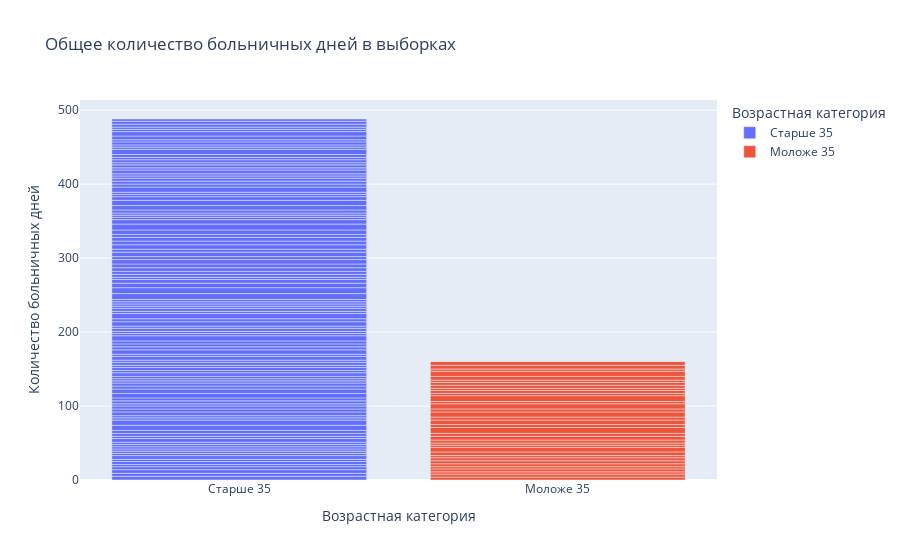
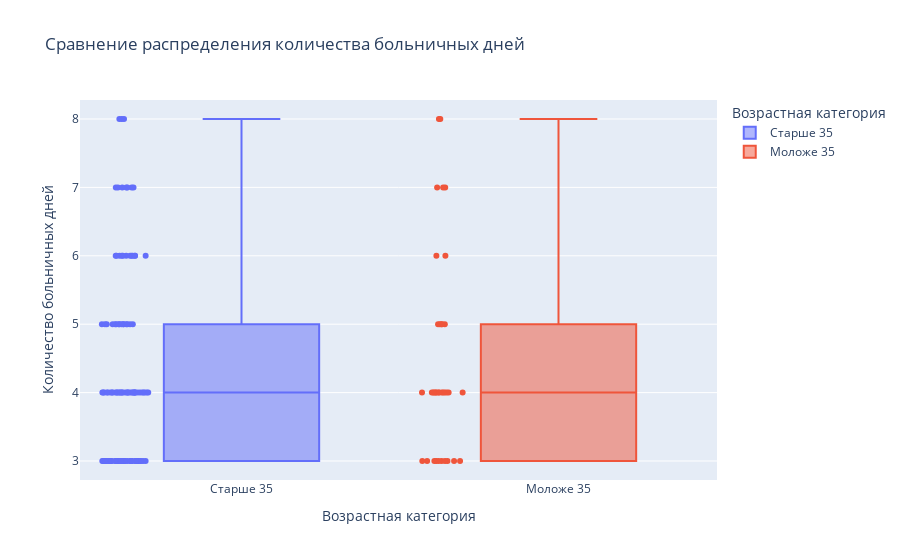
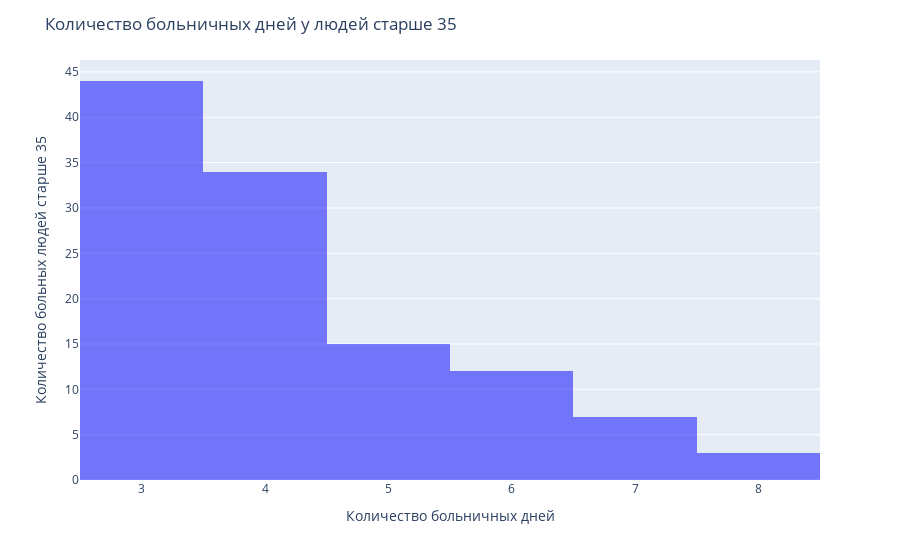
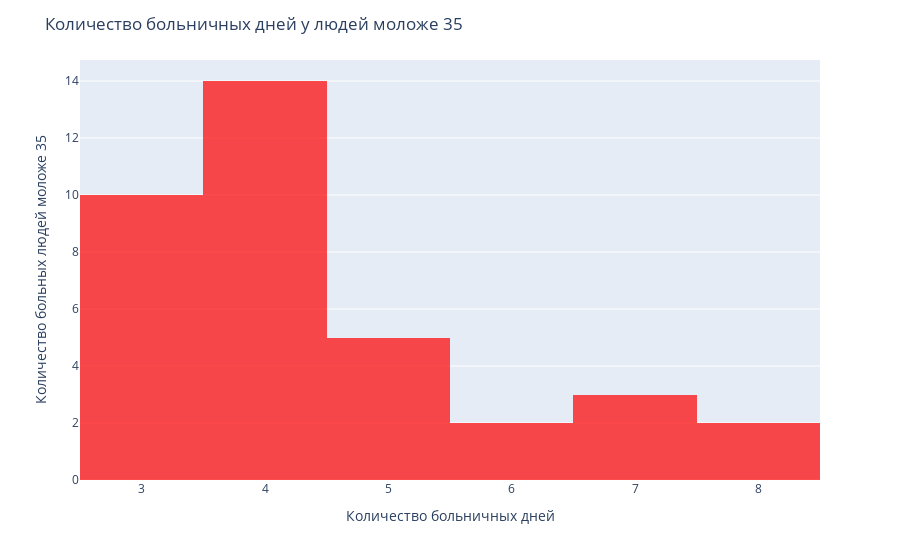

The notebook cell saved with these charts, in order:
### Markdown cell above
### Графики

### Code cell
import plotly.express as px


plot_df = df[df['Количество больничных дней'] > 2]
plot_df['Возрастная категория'] = (plot_df['Возраст'] > 35).map({True: 'Старше 35', False: 'Моложе 35'})

fig = px.bar(plot_df, x='Возрастная категория',
             y='Количество больничных дней', color='Возрастная категория',
             title='Общее количество больничных дней в выборках (размер выборок)')
fig.show()

fig = px.box(plot_df, x='Возрастная категория', y='Количество больничных дней',
             title='Cравнение распределения количества больничных дней',
             points="all", color='Возрастная категория')
fig.show()

fig = px.histogram(old_over_two_days, x='Количество больничных дней',
                   opacity=0.5, color_discrete_sequence=['blue'])
fig.update_layout(title='Количество больничных дней у людей старше 35',
                  xaxis_title='Количество больничных дней',
                  yaxis_title='Количество больных людей старше 35')
fig.show()

fig = px.histogram(young_over_two_days, x='Количество больничных дней',
                   opacity=0.7, color_discrete_sequence=['red'])
fig.update_layout(title='Количество больничных дней у людей моложе 35',
                  xaxis_title='Количество больничных дней',
                  yaxis_title='Количество больных людей моложе 35')
fig.show()

### Figure 1 — Plotly figure (JSON) as saved in the notebook; plotly's stock layout.template omitted (floating-point values rounded to 4 significant figures)
{"data": [{"alignmentgroup": "True", "hovertemplate": "Возрастная категория=%{x}<br>Количество больничных дней=%{y}<extra></extra>", "legendgroup": "Старше 35", "marker": {"color": "#636efa", "pattern": {"shape": ""}}, "name": "Старше 35", "offsetgroup": "Старше 35", "orientation": "v", "showlegend": true, "textposition": "auto", "type": "bar", "x": ["Старше 35", "Старше 35", "Старше 35", "Старше 35", "Старше 35", "Старше 35", "Старше 35", "Старше 35", "Старше 35", "Старше 35", "Старше 35", "Старше 35", "Старше 35", "Старше 35", "Старше 35", "Старше 35", "Старше 35", "Старше 35", "Старше 35", "Старше 35", "Старше 35", "Старше 35", "Старше 35", "Старше 35", "Старше 35", "Старше 35", "Старше 35", "Старше 35", "Старше 35", "Старше 35", "Старше 35", "Старше 35", "Старше 35", "Старше 35", "Старше 35", "Старше 35", "Старше 35", "Старше 35", "Старше 35", "Старше 35", "Старше 35", "Старше 35", "Старше 35", "Старше 35", "Старше 35", "Старше 35", "Старше 35", "Старше 35", "Старше 35", "Старше 35", "Старше 35", "Старше 35", "Старше 35", "Старше 35", "Старше 35", "Старше 35", "Старше 35", "Старше 35", "Старше 35", "Старше 35", "Старше 35", "Старше 35", "Старше 35", "Старше 35", "Старше 35", "Старше 35", "Старше 35", "Старше 35", "Старше 35", "Старше 35", "Старше 35", "Старше 35", "Старше 35", "Старше 35", "Старше 35", "Старше 35", "Старше 35", "Старше 35", "Старше 35", "Старше 35", "Старше 35", "Старше 35", "Старше 35", "Старше 35", "Старше 35", "Старше 35", "Старше 35", "Старше 35", "Старше 35", "Старше 35", "Старше 35", "Старше 35", "Старше 35", "Старше 35", "Старше 35", "Старше 35", "Старше 35", "Старше 35", "Старше 35", "Старше 35", "Старше 35", "Старше 35", "Старше 35", "Старше 35", "Старше 35", "Старше 35", "Старше 35", "Старше 35", "Старше 35", "Старше 35", "Старше 35", "Старше 35", "Старше 35", "Старше 35", "Старше 35"], "xaxis": "x", "y": [5, 4, 5, 4, 3, 4, 3, 5, 3, 3, 3, 3, 3, 3, 5, 3, 4, 4, 7, 7, 3, 3, 5, 4, 4, 3, 4, 4, 6, 6, 4, 4, 3, 3, 3, 5, 3, 4, 3, 4, 3, 5, 3, 6, 4, 4, 4, 7, 3, 3, 4, 3, 6, 4, 7, 3, 4, 3, 3, 3, 3, 8, 8, 6, 5, 3, 4, 4, 5, 5, 6, 4, 6, 4, 6, 5, 5, 4, 6, 8, 6, 3, 3, 3, 4, 6, 7, 5, 3, 3, 7, 4, 4, 4, 3, 3, 5, 3, 4, 3, 4, 3, 4, 7, 3, 3, 4, 3, 5, 6, 3, 3, 4, 4, 3], "yaxis": "y"}, {"alignmentgroup": "True", "hovertemplate": "Возрастная категория=%{x}<br>Количество больничных дней=%{y}<extra></extra>", "legendgroup": "Моложе 35", "marker": {"color": "#EF553B", "pattern": {"shape": ""}}, "name": "Моложе 35", "offsetgroup": "Моложе 35", "orientation": "v", "showlegend": true, "textposition": "auto", "type": "bar", "x": ["Моложе 35", "Моложе 35", "Моложе 35", "Моложе 35", "Моложе 35", "Моложе 35", "Моложе 35", "Моложе 35", "Моложе 35", "Моложе 35", "Моложе 35", "Моложе 35", "Моложе 35", "Моложе 35", "Моложе 35", "Моложе 35", "Моложе 35", "Моложе 35", "Моложе 35", "Моложе 35", "Моложе 35", "Моложе 35", "Моложе 35", "Моложе 35", "Моложе 35", "Моложе 35", "Моложе 35", "Моложе 35", "Моложе 35", "Моложе 35", "Моложе 35", "Моложе 35", "Моложе 35", "Моложе 35", "Моложе 35", "Моложе 35"], "xaxis": "x", "y": [4, 4, 3, 4, 3, 4, 4, 4, 3, 5, 6, 3, 3, 4, 5, 4, 8, 4, 6, 4, 7, 4, 7, 3, 8, 3, 4, 3, 4, 4, 3, 5, 7, 3, 5, 5], "yaxis": "y"}], "layout": {"barmode": "relative", "legend": {"title": {"text": "Возрастная категория"}, "tracegroupgap": 0}, "title": {"text": "Общее количество больничных дней в выборках"}, "xaxis": {"anchor": "y", "categoryarray": ["Старше 35", "Моложе 35"], "categoryorder": "array", "domain": [0, 1], "title": {"text": "Возрастная категория"}}, "yaxis": {"anchor": "x", "domain": [0, 1], "title": {"text": "Количество больничных дней"}}}}

### Figure 2 — Plotly figure (JSON) as saved in the notebook; plotly's stock layout.template omitted (floating-point values rounded to 4 significant figures)
{"data": [{"alignmentgroup": "True", "boxpoints": "all", "hovertemplate": "Возрастная категория=%{x}<br>Количество больничных дней=%{y}<extra></extra>", "legendgroup": "Старше 35", "marker": {"color": "#636efa"}, "name": "Старше 35", "notched": false, "offsetgroup": "Старше 35", "orientation": "v", "showlegend": true, "type": "box", "x": ["Старше 35", "Старше 35", "Старше 35", "Старше 35", "Старше 35", "Старше 35", "Старше 35", "Старше 35", "Старше 35", "Старше 35", "Старше 35", "Старше 35", "Старше 35", "Старше 35", "Старше 35", "Старше 35", "Старше 35", "Старше 35", "Старше 35", "Старше 35", "Старше 35", "Старше 35", "Старше 35", "Старше 35", "Старше 35", "Старше 35", "Старше 35", "Старше 35", "Старше 35", "Старше 35", "Старше 35", "Старше 35", "Старше 35", "Старше 35", "Старше 35", "Старше 35", "Старше 35", "Старше 35", "Старше 35", "Старше 35", "Старше 35", "Старше 35", "Старше 35", "Старше 35", "Старше 35", "Старше 35", "Старше 35", "Старше 35", "Старше 35", "Старше 35", "Старше 35", "Старше 35", "Старше 35", "Старше 35", "Старше 35", "Старше 35", "Старше 35", "Старше 35", "Старше 35", "Старше 35", "Старше 35", "Старше 35", "Старше 35", "Старше 35", "Старше 35", "Старше 35", "Старше 35", "Старше 35", "Старше 35", "Старше 35", "Старше 35", "Старше 35", "Старше 35", "Старше 35", "Старше 35", "Старше 35", "Старше 35", "Старше 35", "Старше 35", "Старше 35", "Старше 35", "Старше 35", "Старше 35", "Старше 35", "Старше 35", "Старше 35", "Старше 35", "Старше 35", "Старше 35", "Старше 35", "Старше 35", "Старше 35", "Старше 35", "Старше 35", "Старше 35", "Старше 35", "Старше 35", "Старше 35", "Старше 35", "Старше 35", "Старше 35", "Старше 35", "Старше 35", "Старше 35", "Старше 35", "Старше 35", "Старше 35", "Старше 35", "Старше 35", "Старше 35", "Старше 35", "Старше 35", "Старше 35", "Старше 35", "Старше 35"], "x0": " ", "xaxis": "x", "y": [5, 4, 5, 4, 3, 4, 3, 5, 3, 3, 3, 3, 3, 3, 5, 3, 4, 4, 7, 7, 3, 3, 5, 4, 4, 3, 4, 4, 6, 6, 4, 4, 3, 3, 3, 5, 3, 4, 3, 4, 3, 5, 3, 6, 4, 4, 4, 7, 3, 3, 4, 3, 6, 4, 7, 3, 4, 3, 3, 3, 3, 8, 8, 6, 5, 3, 4, 4, 5, 5, 6, 4, 6, 4, 6, 5, 5, 4, 6, 8, 6, 3, 3, 3, 4, 6, 7, 5, 3, 3, 7, 4, 4, 4, 3, 3, 5, 3, 4, 3, 4, 3, 4, 7, 3, 3, 4, 3, 5, 6, 3, 3, 4, 4, 3], "y0": " ", "yaxis": "y"}, {"alignmentgroup": "True", "boxpoints": "all", "hovertemplate": "Возрастная категория=%{x}<br>Количество больничных дней=%{y}<extra></extra>", "legendgroup": "Моложе 35", "marker": {"color": "#EF553B"}, "name": "Моложе 35", "notched": false, "offsetgroup": "Моложе 35", "orientation": "v", "showlegend": true, "type": "box", "x": ["Моложе 35", "Моложе 35", "Моложе 35", "Моложе 35", "Моложе 35", "Моложе 35", "Моложе 35", "Моложе 35", "Моложе 35", "Моложе 35", "Моложе 35", "Моложе 35", "Моложе 35", "Моложе 35", "Моложе 35", "Моложе 35", "Моложе 35", "Моложе 35", "Моложе 35", "Моложе 35", "Моложе 35", "Моложе 35", "Моложе 35", "Моложе 35", "Моложе 35", "Моложе 35", "Моложе 35", "Моложе 35", "Моложе 35", "Моложе 35", "Моложе 35", "Моложе 35", "Моложе 35", "Моложе 35", "Моложе 35", "Моложе 35"], "x0": " ", "xaxis": "x", "y": [4, 4, 3, 4, 3, 4, 4, 4, 3, 5, 6, 3, 3, 4, 5, 4, 8, 4, 6, 4, 7, 4, 7, 3, 8, 3, 4, 3, 4, 4, 3, 5, 7, 3, 5, 5], "y0": " ", "yaxis": "y"}], "layout": {"boxmode": "overlay", "legend": {"title": {"text": "Возрастная категория"}, "tracegroupgap": 0}, "title": {"text": "Cравнение распределения количества больничных дней"}, "xaxis": {"anchor": "y", "categoryarray": ["Старше 35", "Моложе 35"], "categoryorder": "array", "domain": [0, 1], "title": {"text": "Возрастная категория"}}, "yaxis": {"anchor": "x", "domain": [0, 1], "title": {"text": "Количество больничных дней"}}}}

### Figure 3 — Plotly figure (JSON) as saved in the notebook; plotly's stock layout.template omitted (floating-point values rounded to 4 significant figures)
{"data": [{"alignmentgroup": "True", "bingroup": "x", "hovertemplate": "Количество больничных дней=%{x}<br>count=%{y}<extra></extra>", "legendgroup": "", "marker": {"color": "blue", "opacity": 0.5, "pattern": {"shape": ""}}, "name": "", "offsetgroup": "", "orientation": "v", "showlegend": false, "type": "histogram", "x": [5, 4, 5, 4, 3, 4, 3, 5, 3, 3, 3, 3, 3, 3, 5, 3, 4, 4, 7, 7, 3, 3, 5, 4, 4, 3, 4, 4, 6, 6, 4, 4, 3, 3, 3, 5, 3, 4, 3, 4, 3, 5, 3, 6, 4, 4, 4, 7, 3, 3, 4, 3, 6, 4, 7, 3, 4, 3, 3, 3, 3, 8, 8, 6, 5, 3, 4, 4, 5, 5, 6, 4, 6, 4, 6, 5, 5, 4, 6, 8, 6, 3, 3, 3, 4, 6, 7, 5, 3, 3, 7, 4, 4, 4, 3, 3, 5, 3, 4, 3, 4, 3, 4, 7, 3, 3, 4, 3, 5, 6, 3, 3, 4, 4, 3], "xaxis": "x", "yaxis": "y"}], "layout": {"barmode": "relative", "legend": {"tracegroupgap": 0}, "margin": {"t": 60}, "title": {"text": "Количество больничных дней у людей старше 35"}, "xaxis": {"anchor": "y", "domain": [0, 1], "title": {"text": "Количество больничных дней"}}, "yaxis": {"anchor": "x", "domain": [0, 1], "title": {"text": "Количество больных людей старше 35"}}}}

### Figure 4 — Plotly figure (JSON) as saved in the notebook; plotly's stock layout.template omitted (floating-point values rounded to 4 significant figures)
{"data": [{"alignmentgroup": "True", "bingroup": "x", "hovertemplate": "Количество больничных дней=%{x}<br>count=%{y}<extra></extra>", "legendgroup": "", "marker": {"color": "red", "opacity": 0.7, "pattern": {"shape": ""}}, "name": "", "offsetgroup": "", "orientation": "v", "showlegend": false, "type": "histogram", "x": [4, 4, 3, 4, 3, 4, 4, 4, 3, 5, 6, 3, 3, 4, 5, 4, 8, 4, 6, 4, 7, 4, 7, 3, 8, 3, 4, 3, 4, 4, 3, 5, 7, 3, 5, 5], "xaxis": "x", "yaxis": "y"}], "layout": {"barmode": "relative", "legend": {"tracegroupgap": 0}, "margin": {"t": 60}, "title": {"text": "Количество больничных дней у людей моложе 35"}, "xaxis": {"anchor": "y", "domain": [0, 1], "title": {"text": "Количество больничных дней"}}, "yaxis": {"anchor": "x", "domain": [0, 1], "title": {"text": "Количество больных людей моложе 35"}}}}
